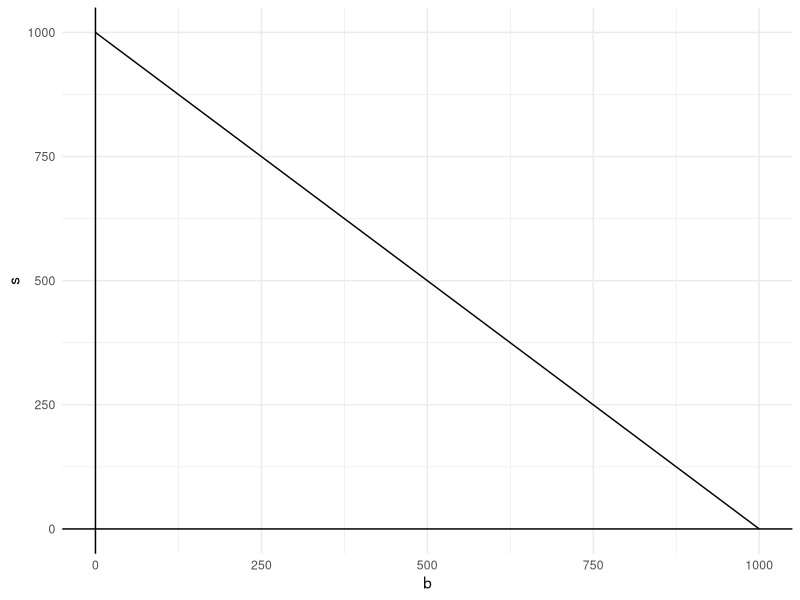
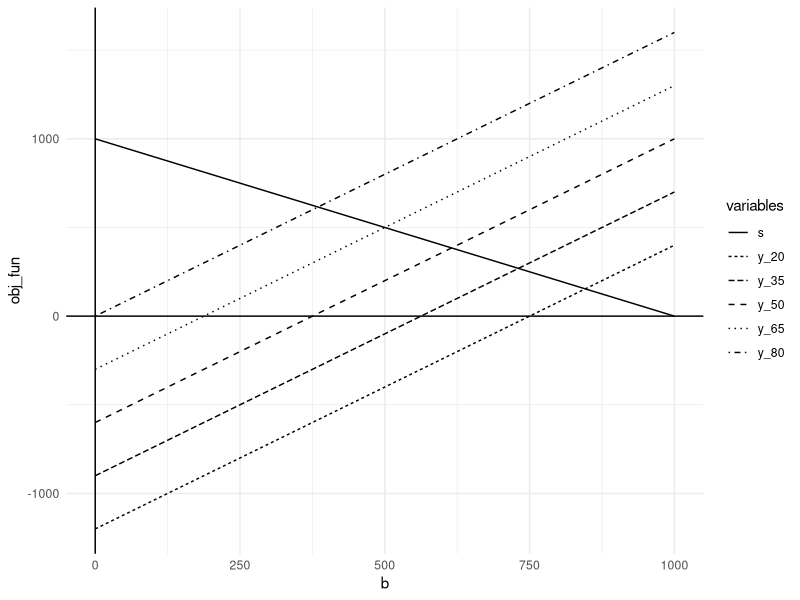

Source code (R) for these figures, in order:
## ---- chunk 1

library(tidyverse)
library(rmarkdown)
library(knitr)
library(xml2)

knitr::opts_chunk$set(echo = T, 
                      warning = T, 
                      message = F, 
                      eval = T, 
                      include = T,
                      fig.height=4, 
                      fig.width=4
                      )
## ---- chunk 2

b <- 0:1000
s <- 1000 - b

ggplot(data.frame(cbind(b, s)), aes(b, s)) +
  geom_line() +
  geom_vline(xintercept = 0) + #vertical line
  geom_hline(yintercept = 0) + #horizontal line
  theme_minimal()

## ---- chunk 3

y_20 <- (20-0.08*s)/0.05 #contour line: .05b+.08s=20
y_35 <- (35-0.08*s)/0.05 #contour line: .05b+.08s=35
y_50 <- (50-0.08*s)/0.05
y_65 <- (65-0.08*s)/0.05
y_80 <- (80-0.08*s)/0.05

data_plot_w <- cbind(b, s, y_20, 
                     y_35, y_50, 
                     y_65, y_80) %>%
  dplyr::as_tibble() #wide format

data_plot_l <- tidyr::gather(data_plot_w, 
                             s:y_80,
                             key = "variables",
                             value = "obj_fun") #long format

ggplot(data = data_plot_l, aes(b, obj_fun)) +
  geom_line(aes(linetype = variables)) +
  geom_vline(xintercept = 0) +
  geom_hline(yintercept = 0) +
  theme_minimal()
